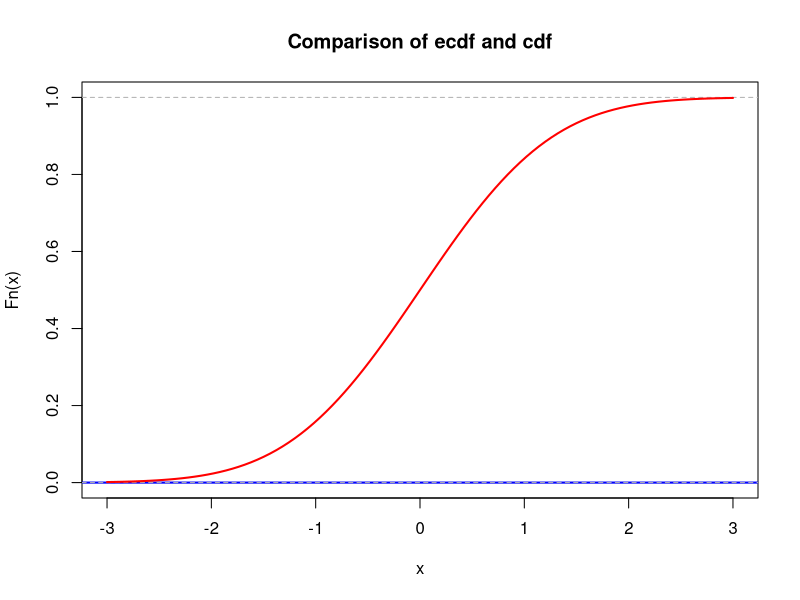
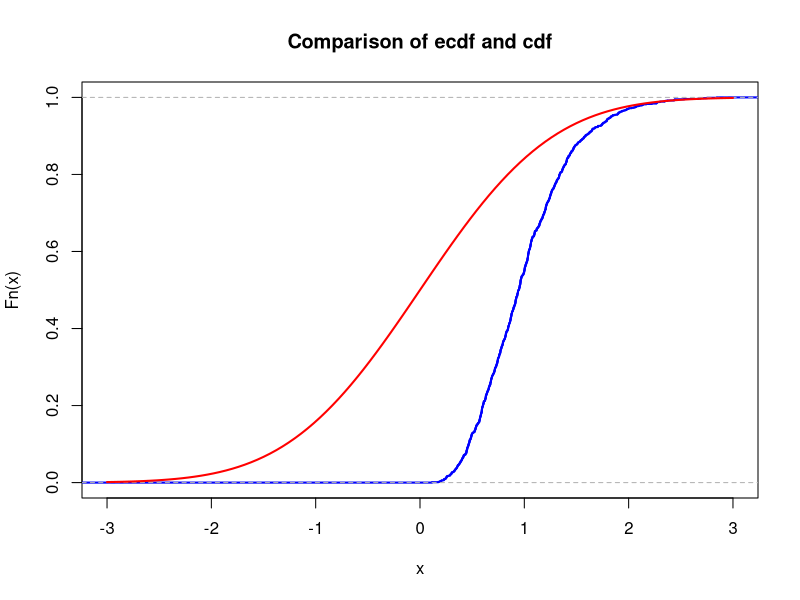

Recreate these plots in R, in order.
## ---- chunk 1
set.seed(12)
## ---- chunk 2
# your team id number 
                          ###
id <- 50                  ### Change to the correct id!
                          ###
set.seed(id)
p <- id/100
# matrices G and H
G <- matrix(c(1, 1, 1, 0, 0, 0, 0,
		1, 0, 0, 1, 1, 0, 0,
		0, 1, 0, 1, 0, 1, 0,
		1, 1, 0, 1, 0, 0, 1), nrow = 4, byrow = TRUE)
H <- t(matrix(c(1, 0, 1, 0, 1, 0, 1,
		0, 1, 1, 0, 0, 1, 1,
		0, 0, 0, 1, 1, 1, 1), nrow = 3, byrow = TRUE))
# cat("The matrix G is: \n") 
#G  
#cat("The matrix H is: \n") 
#H
#cat("The product GH must be zero: \n")
#(G%*%H) %%2
## ---- chunk 3
# generate N messages

message_generator <- function(N) {
  matrix(sample(c(0,1), 4*N, replace = TRUE), nrow = N)
}  
messages <- message_generator(100)
codewords <- (messages %*% G) %% 2
## ---- chunk 4
#  errors <- ...
#  received <-   
## ---- chunk 5
lambda <- 1  # change this!
N <- 100     # change this!
mu <- N * lambda
K <- 1e3
n <- 5
sample_means <- colMeans(matrix(rpois(n*K, lambda = mu), nrow=n))
## ---- chunk 6
mu <- 0       # change this!
sigma <- 1    # change this!
## ---- chunk 7
xlims <- c(mu-3*sigma,mu+3*sigma)
Fs <- ecdf(sample_means)
plot(Fs, 
     xlim = xlims, 
     ylim = c(0,1),
     col = "blue",
     lwd = 2,
     main = "Comparison of ecdf and cdf")
curve(pnorm(x, mean = mu, sd = sigma), col = "red", lwd = 2, add = TRUE)
## ---- chunk 8
nu1 <- 1  # change this!
K <- 1e3
n <- 5
sample_means <- colMeans(matrix(rexp(n*K, rate = nu1), nrow=n))
## ---- chunk 9
mu <- 0       # change this!
sigma <- 1    # change this!
## ---- chunk 10
xlims <- c(mu-3*sigma,mu+3*sigma)
Fs <- ecdf(sample_means)
plot(Fs, 
     xlim = xlims, 
     col = "blue",
     lwd = 2,
     main = "Comparison of ecdf and cdf")
curve(pnorm(x, mean = mu, sd = sigma), col = "red", lwd = 2, add = TRUE)
## ---- chunk 11
        mu <- 0 #change this!
        sigma <- 1 #change this
        N <- 100

        # YOUR CODE HERE
## ---- chunk 12
        # YOUR CODE HERE
## ---- chunk 13
        # YOUR CODE HERE
## ---- chunk 14
        # YOUR CODE HERE
